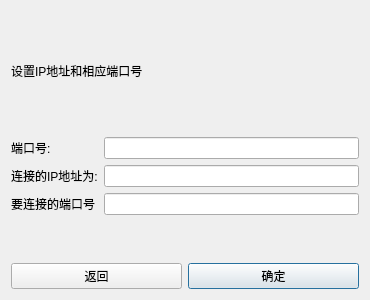
<?xml version="1.0" encoding="UTF-8"?>
<ui version="4.0">
 <class>SetDialog</class>
 <widget class="QDialog" name="SetDialog">
  <property name="geometry">
   <rect>
    <x>0</x>
    <y>0</y>
    <width>370</width>
    <height>300</height>
   </rect>
  </property>
  <property name="windowTitle">
   <string>Dialog</string>
  </property>
  <layout class="QGridLayout" name="gridLayout">
   <item row="2" column="1">
    <widget class="QPushButton" name="YESButton">
     <property name="text">
      <string>确定</string>
     </property>
    </widget>
   </item>
   <item row="1" column="0" colspan="2">
    <layout class="QFormLayout" name="formLayout">
     <item row="0" column="0">
      <widget class="QLabel" name="Label">
       <property name="text">
        <string>端口号:</string>
       </property>
      </widget>
     </item>
     <item row="0" column="1">
      <widget class="QLineEdit" name="MPortLineEdit"/>
     </item>
     <item row="1" column="0">
      <widget class="QLabel" name="iPLabel">
       <property name="text">
        <string>连接的IP地址为:</string>
       </property>
      </widget>
     </item>
     <item row="1" column="1">
      <widget class="QLineEdit" name="TIPLineEdit"/>
     </item>
     <item row="2" column="0">
      <widget class="QLabel" name="Label_2">
       <property name="text">
        <string>要连接的端口号</string>
       </property>
      </widget>
     </item>
     <item row="2" column="1">
      <widget class="QLineEdit" name="TPortLineEdit"/>
     </item>
    </layout>
   </item>
   <item row="0" column="0" colspan="2">
    <widget class="QLabel" name="label">
     <property name="text">
      <string>设置IP地址和相应端口号</string>
     </property>
    </widget>
   </item>
   <item row="2" column="0">
    <widget class="QPushButton" name="backButton">
     <property name="text">
      <string>返回</string>
     </property>
    </widget>
   </item>
  </layout>
 </widget>
 <resources/>
 <connections/>
</ui>
